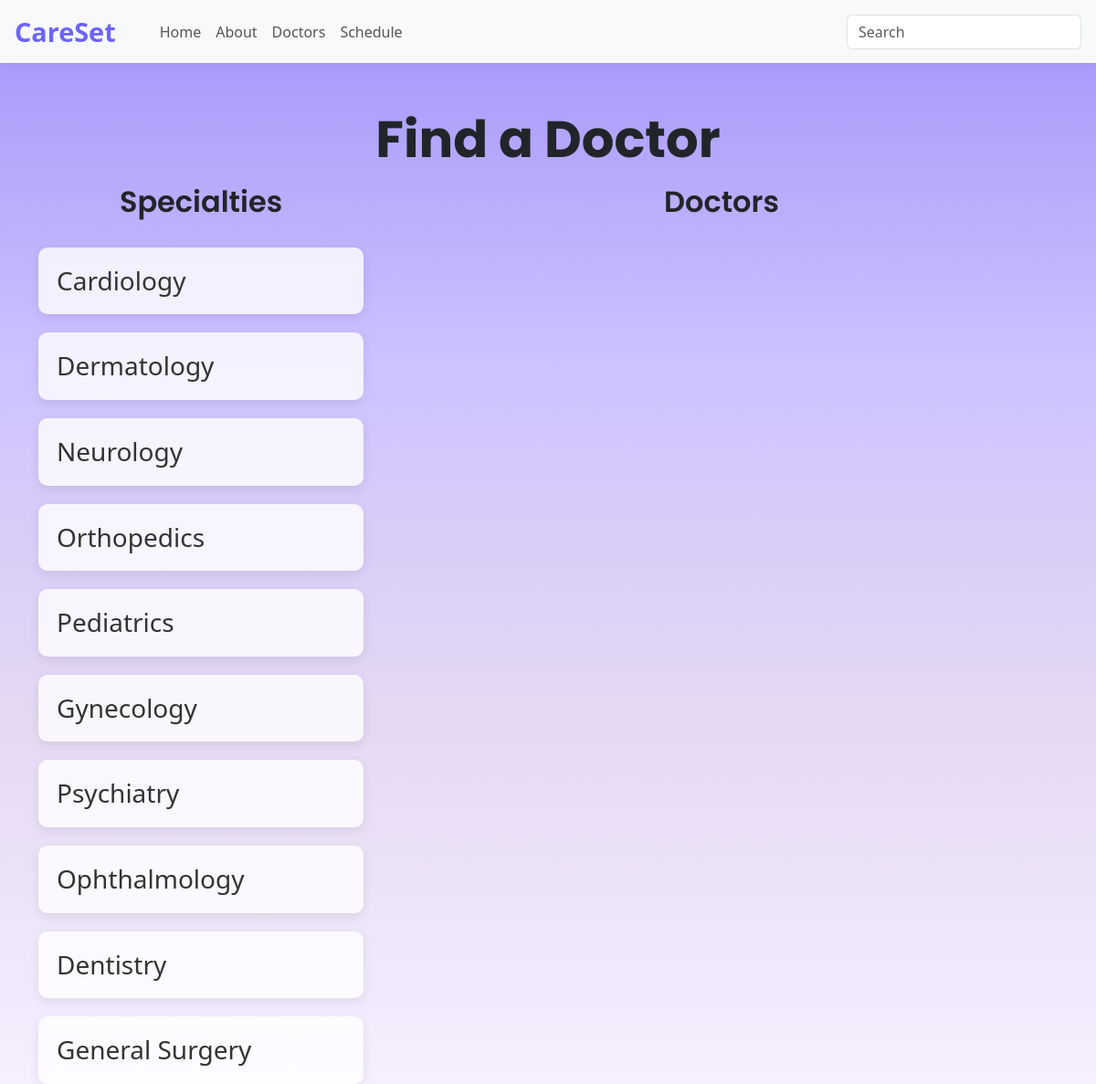
Screenshot of /doctors?error=missing_appointment_details with the database file from the repository.
### tables this page shows
CREATE TABLE `doctor_specialties` (
  `id` int(11) NOT NULL,
  `name` varchar(100) NOT NULL
);

### routes/routes.php (called while the page is built, shortened)
<?php
return [
    '/' => ['HomeController', 'index'],
    '/homepage' => ['HomeController', 'homepage'],
    '/login' => ['UserController', 'login'],
    '/register' => ['UserController', 'register'],
    '/logout' => ['UserController', 'logout'],
    '/changePicture' => ['UserController', 'changePicture'],
    '/schedule' => ['App\Controller\AppointmentController', 'showScheduleForm'],
    '/schedule/submit' => ['App\Controller\AppointmentController', 'create'],
    '/appointments' => ['App\Controller\AppointmentController', 'create'],
    '/appointments/doctor/(\d+)' => ['App\Controller\AppointmentController', 'getByDoctor'],
    '/appointments/(\d+)' => ['App\Controller\AppointmentController', 'get'],
    '/appointments/update/(\d+)' => ['App\Controller\AppointmentController', 'update'],
    '/appointments/cancel/(\d+)' => ['App\Controller\AppointmentController', 'cancel'],
    '/doctors' => ['DoctorController', 'index'],
    '/doctors/specialty/(\d+)' => ['DoctorController', 'showDoctors'],
    '/doctors/schedule/(\d+)' => ['DoctorController', 'showSchedule'],
    '/doctors/book' => ['DoctorController', 'bookAppointment'],
    '/doctors/success' => ['DoctorController', 'showSuccess'],
    '/success' => ['DoctorController', 'showSuccess'],
    '/api/users' => ['ApiController', 'users'],
    '/api/login' => ['ApiController', 'login'],
    '/api/appointments' => ['App\Controller\AppointmentController', 'handleApiRequest'],
    '/api/appointments/(\d+)' => ['App\Controller\AppointmentController', 'handleApiRequest']
];

### controller/DoctorController.php (called while the page is built, shortened)
<?php
require_once __DIR__ . '/../model/DoctorModel.php';
class DoctorController {
    private $doctorModel;
    public function __construct() {
        $this->doctorModel = new DoctorModel();
    }
    public function index() {
        $this->showDoctorsPage();
    }
    public function showDoctorsPage() {
        $specialties = $this->doctorModel->getSpecialties();
        include __DIR__ . '/../view/Doctors/doctor.php';
    }
}

### model/DoctorModel.php (called while the page is built, shortened)
<?php
require_once __DIR__ . '/../database/db.php';
class DoctorModel {
    private $conn;
    public function __construct() {
        global $conn;
        $this->conn = $conn;
    }
    public function getSpecialties() {
        $result = $this->conn->query("SELECT * FROM doctor_specialties");
        return $result->fetch_all(MYSQLI_ASSOC);
    }
}
?>

### view/Doctors/doctor.php (the view, shortened to what this page needs)
<?php
$doctorModel = new DoctorModel();
$specialties = $doctorModel->getSpecialties();
?>
<!DOCTYPE html>
<html lang="en">
<head>
    <link rel="stylesheet" href="https://cdn.jsdelivr.net/npm/bootstrap@5.3.0/dist/css/bootstrap.min.css">
</head>
<body>
    <?php include __DIR__ . '/../components/navbar.php'; ?>
    <div class="container">
        <h1 class="display-4 fw-bold mb-3 text-center">Find a Doctor</h1>
        <div class="row">
            <div class="col-md-4">
                <h2 class="section-heading text-center">Specialties</h2>
                <div class="specialty-list">
                    <?php foreach ($specialties as $specialty): ?>
                        <a href="javascript:void(0);" class="specialty-card"
                           onclick="loadDoctors(<?= $specialty['id'] ?>)">
                            <h3><?= htmlspecialchars($specialty['name']) ?></h3>
                        </a>
                    <?php endforeach; ?>
                </div>
            </div>
            <div class="col-md-8">
                <h2 class="section-heading text-center">Doctors</h2>
            </div>
        </div>
    </div>
</body>
</html>

### index.php (shortened to what this page needs)
<?php
$routes = require_once __DIR__.'/routes/routes.php';
require_once __DIR__.'/controller/HomeController.php';
require_once __DIR__.'/controller/UserController.php';
require_once __DIR__.'/controller/DoctorController.php';
require_once __DIR__.'/controller/AppointmentController.php';
$path = isset($_GET['url']) ? '/' . trim($_GET['url'], '/') : '/';
if (isset($routes[$path])) {
    [$controllerClass, $method] = $routes[$path];
    if (class_exists($controllerClass)) {
        $controller = new $controllerClass();
        if (method_exists($controller, $method)) {
            $controller->$method();
        } else {
            http_response_code(500);
            echo "Method '$method' not found in controller '$controllerClass'.";
        }
    } else {
        http_response_code(500);
        echo "Controller class '$controllerClass' not found.";
    }
} else {
    http_response_code(404);
    echo "404 Not Found - Path: $path";
}

### view/components/navbar.php (shortened to what this page needs)
<!DOCTYPE html>
<html lang="en">
<head>
    <link rel="stylesheet" href="https://cdn.jsdelivr.net/npm/bootstrap@5.3.0/dist/css/bootstrap.min.css">
</head>
<body>
    <nav class="navbar navbar-expand-lg navbar-light px-3">
        <a class="navbar-brand" href="/careset">CareSet</a>
        <div class="collapse navbar-collapse" id="navbarNav">
            <ul class="navbar-nav me-auto ms-4">
                <li class="nav-item"><a class="nav-link" href="/careset/homepage">Home</a></li>
                <li class="nav-item"><a class="nav-link" href="/careset/view/about/about.php">About</a></li>
                <li class="nav-item"><a class="nav-link" href="/careset/doctors">Doctors</a></li>
                <li class="nav-item"><a class="nav-link" href="/careset/schedule">Schedule</a></li>
            </ul>
            <div class="search-bar">
                <input class="form-control" type="search" placeholder="Search" aria-label="Search">
            </div>
        </div>
    </nav>
</body>
</html>

### view/Doctors/doctor.php (style rules this page uses)
body { margin: 0; padding: 0; min-height: 100vh; background-image: linear-gradient(#A294F9, #CDC1FF, #E5D9F2, #F5EFFF); background-repeat: no-repeat; background-size: cover; font-family: 'Raleway', sans-serif; display: flex; flex-direction: column; }
.container { margin-top: 50px; }
h1, h2 { font-family: 'Poppins', sans-serif; color: #333; }
.specialty-card { background-color: #ffffffcc; padding: 20px; border-radius: 10px; box-shadow: 0 4px 12px rgba(0, 0, 0, 0.08); transition: transform 0.3s ease, background-color 0.3s ease; text-decoration: none; color: #333; display: flex; align-items: center; justify-content: space-between; }
.specialty-card h3 { margin: 0; }
.specialty-list { display: flex; flex-direction: column; gap: 20px; }
.section-heading { font-family: 'Poppins', sans-serif; font-weight: 600; margin-bottom: 30px; }

### view/components/navbar.php (style rules this page uses)
.navbar { background-color: #f8f9fa !important; box-shadow: 0 2px 10px rgba(0, 0, 0, 0.05); }
.navbar-brand { font-weight: 700; font-size: 1.8rem; color: #6C63FF !important; }
.nav-link { font-weight: 500; color: #555 !important; }

### rows the page displays
doctor_specialties: name "Cardiology"
doctor_specialties: name "Dermatology"
doctor_specialties: name "Neurology"
doctor_specialties: name "Orthopedics"
doctor_specialties: name "Pediatrics"
doctor_specialties: name "Gynecology"
doctor_specialties: name "Psychiatry"
doctor_specialties: name "Ophthalmology"
doctor_specialties: name "Dentistry"
doctor_specialties: name "General Surgery"
